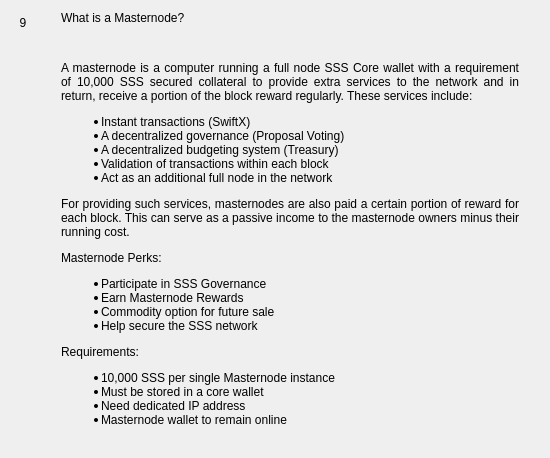
                  <widget class="QWidget" name="widgetFaq9" native="true">
                   <layout class="QHBoxLayout" name="horizontalpage_9" stretch="0,1">
                    <item alignment="Qt::AlignTop">
                     <widget class="QLabel" name="labelNumber9">
                      <property name="minimumSize">
                       <size>
                        <width>24</width>
                        <height>24</height>
                       </size>
                      </property>
                      <property name="maximumSize">
                       <size>
                        <width>16777215</width>
                        <height>24</height>
                       </size>
                      </property>
                      <property name="text">
                       <string>9</string>
                      </property>
                      <property name="alignment">
                       <set>Qt::AlignCenter</set>
                      </property>
                     </widget>
                    </item>
                    <item>
                     <layout class="QVBoxLayout" name="verticalLayoutpage_9">
                      <property name="leftMargin">
                       <number>20</number>
                      </property>
                      <property name="rightMargin">
                       <number>20</number>
                      </property>
                      <item>
                       <widget class="QLabel" name="labelSubtitle9">
                        <property name="text">
                         <string>What is a Masternode?</string>
                        </property>
                        <property name="wordWrap">
                         <bool>true</bool>
                        </property>
                       </widget>
                      </item>
                      <item>
                       <spacer name="verticalSpacer_90">
                        <property name="orientation">
                         <enum>Qt::Vertical</enum>
                        </property>
                        <property name="sizeType">
                         <enum>QSizePolicy::Fixed</enum>
                        </property>
                        <property name="sizeHint" stdset="0">
                         <size>
                          <width>20</width>
                          <height>30</height>
                         </size>
                        </property>
                       </spacer>
                      </item>
                      <item>
                       <widget class="QLabel" name="labelContent9">
                        <property name="text">
                         <string>
                           &lt;html&gt;&lt;head/&gt;&lt;body&gt;&lt;p align=&quot;justify&quot;&gt;
                           A masternode is a computer running a full node SSS Core wallet with a
                           requirement of 10,000 SSS secured collateral to provide extra services
                           to the network and in return, receive a portion of the block reward
                           regularly.  These services include:
                           &lt;/p&gt;&lt;p align=&quot;justify&quot;&gt;

                           &lt;ul&gt;
                           &lt;li&gt;Instant transactions (SwiftX)&lt;/li&gt;
                           &lt;li&gt;A decentralized governance (Proposal Voting)&lt;/li&gt;
                           &lt;li&gt;A decentralized budgeting system (Treasury)&lt;/li&gt;
                           &lt;li&gt;Validation of transactions within each block&lt;/li&gt;
                           &lt;li&gt;Act as an additional full node in the network&lt;/li&gt;
                           &lt;/ul&gt;

                           &lt;/p&gt;&lt;p align=&quot;justify&quot;&gt;
                           For providing such services, masternodes are also paid a certain portion
                           of reward for each block. This can serve as a passive income to the
                           masternode owners minus their running cost.
                           &lt;/p&gt;&lt;p align=&quot;justify&quot;&gt;

                           Masternode Perks:
                           &lt;/p&gt;&lt;p align=&quot;justify&quot;&gt;
                           &lt;ul&gt;
                           &lt;li&gt;Participate in SSS Governance&lt;/li&gt;
                           &lt;li&gt;Earn Masternode Rewards&lt;/li&gt;
                           &lt;li&gt;Commodity option for future sale&lt;/li&gt;
                           &lt;li&gt;Help secure the SSS network&lt;/li&gt;
                           &lt;/ul&gt;
                           &lt;/p&gt;&lt;p align=&quot;justify&quot;&gt;

                           Requirements:
                           &lt;/p&gt;&lt;p align=&quot;justify&quot;&gt;
                           &lt;ul&gt;
                           &lt;li&gt;10,000 SSS per single Masternode instance&lt;/li&gt;
                           &lt;li&gt;Must be stored in a core wallet&lt;/li&gt;
                           &lt;li&gt;Need dedicated IP address&lt;/li&gt;
                           &lt;li&gt;Masternode wallet to remain online&lt;/li&gt;
                           &lt;/ul&gt;
                           &lt;/p&gt;&lt;/body&gt;&lt;/html&gt;
                         </string>
                        </property>
                        <property name="alignment">
                         <set>Qt::AlignLeading|Qt::AlignLeft|Qt::AlignTop</set>
                        </property>
                        <property name="wordWrap">
                         <bool>true</bool>
                        </property>
                       </widget>
                      </item>
                      <item>
                       <spacer name="verticalSpacer_91">
                        <property name="orientation">
                         <enum>Qt::Vertical</enum>
                        </property>
                        <property name="sizeHint" stdset="0">
                         <size>
                          <width>20</width>
                          <height>20</height>
                         </size>
                        </property>
                       </spacer>
                      </item>
                     </layout>
                    </item>
                   </layout>
                  </widget>
